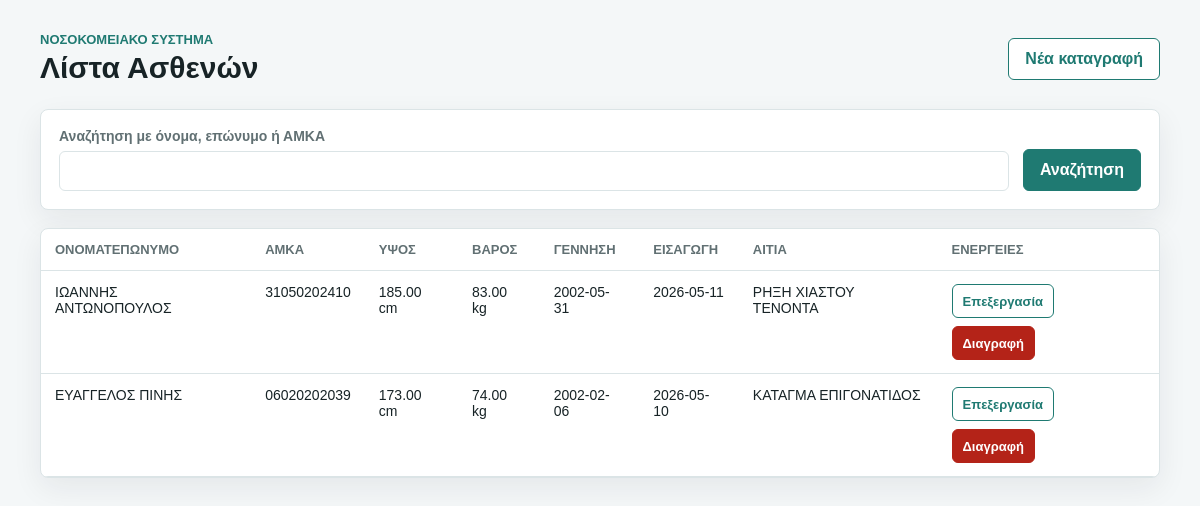
The app's page /patient_list.php with its own data.
### tables this page shows
CREATE TABLE `patients` (
  `id` int(11) NOT NULL AUTO_INCREMENT,
  `first_name` varchar(50) NOT NULL,
  `last_name` varchar(50) NOT NULL,
  `amka` varchar(11) NOT NULL,
  `height` decimal(5,2) NOT NULL,
  `weight` decimal(5,2) NOT NULL,
  `birth_date` date NOT NULL,
  `admission_date` date NOT NULL,
  `reason` text NOT NULL,
  `created_at` timestamp NOT NULL DEFAULT current_timestamp(),
  PRIMARY KEY (`id`),
  UNIQUE KEY `amka` (`amka`)
);

### patient_list.php (the view, shortened to what this page needs)
<?php
require_once __DIR__ . '/db.php';
$search = trim((string)($_GET['search'] ?? ''));
if ($search !== '') {
    $searchTerm = '%' . $search . '%';
    $stmt = $pdo->prepare(
        'SELECT *
         FROM patients
         WHERE first_name LIKE :first_name_search
            OR last_name LIKE :last_name_search
            OR amka LIKE :amka_search
            OR CONCAT(first_name, " ", last_name) LIKE :full_name_search
         ORDER BY admission_date DESC, id DESC'
    );
    $stmt->execute([
        ':first_name_search' => $searchTerm,
        ':last_name_search' => $searchTerm,
        ':amka_search' => $searchTerm,
        ':full_name_search' => $searchTerm,
    ]);
} else {
    $stmt = $pdo->query('SELECT * FROM patients ORDER BY admission_date DESC, id DESC');
}
$patients = $stmt->fetchAll();
?>
<!DOCTYPE html>
<html lang="el">
<head>
    <link rel="stylesheet" href="style.css">
</head>
<body>
    <main class="page">
        <header class="topbar">
            <div>
                <p class="eyebrow">Νοσοκομειακό σύστημα</p>
                <h1>Λίστα Ασθενών</h1>
            </div>
            <a class="button secondary" href="index.php">Νέα καταγραφή</a>
        </header>
        <form class="search-form" method="get" action="patient_list.php">
            <label>
                Αναζήτηση με όνομα, επώνυμο ή ΑΜΚΑ
                <input type="search" name="search" value="<?php echo htmlspecialchars($search, ENT_QUOTES, 'UTF-8'); ?>">
            </label>
            <button class="button" type="submit">Αναζήτηση</button>
        </form>
        <section class="table-wrap">
            <?php if (count($patients) === 0): ?>
                <p class="empty">Δεν βρέθηκαν καταχωρημένοι ασθενείς.</p>
            <?php else: ?>
                <table>
                    <thead>
                        <tr>
                            <th>Ονοματεπώνυμο</th>
                            <th>ΑΜΚΑ</th>
                            <th>Ύψος</th>
                            <th>Βάρος</th>
                            <th>Γέννηση</th>
                            <th>Εισαγωγή</th>
                            <th>Αιτία</th>
                            <th>Ενέργειες</th>
                        </tr>
                    </thead>
                    <tbody>
                        <?php foreach ($patients as $patient): ?>
                            <tr>
                                <td>
                                    <?php
                                    echo htmlspecialchars(
                                        $patient['first_name'] . ' ' . $patient['last_name'],
                                        ENT_QUOTES,
                                        'UTF-8'
                                    );
                                    ?>
                                </td>
                                <td><?php echo htmlspecialchars($patient['amka'], ENT_QUOTES, 'UTF-8'); ?></td>
                                <td><?php echo htmlspecialchars((string)$patient['height'], ENT_QUOTES, 'UTF-8'); ?> cm</td>
                                <td><?php echo htmlspecialchars((string)$patient['weight'], ENT_QUOTES, 'UTF-8'); ?> kg</td>
                                <td><?php echo htmlspecialchars($patient['birth_date'], ENT_QUOTES, 'UTF-8'); ?></td>
                                <td><?php echo htmlspecialchars($patient['admission_date'], ENT_QUOTES, 'UTF-8'); ?></td>
                                <td><?php echo htmlspecialchars($patient['reason'], ENT_QUOTES, 'UTF-8'); ?></td>
                                <td>
                                    <div class="row-actions">
                                        <a class="button small secondary" href="edit_patient.php?id=<?php echo (int)$patient['id']; ?>">Επεξεργασία</a>
                                        <form action="delete_patient.php" method="post" onsubmit="return confirm('Θέλετε σίγουρα να διαγράψετε τον ασθενή;');">
                                            <button class="button small danger" type="submit">Διαγραφή</button>
                                        </form>
                                    </div>
                                </td>
                            </tr>
                        <?php endforeach; ?>
                    </tbody>
                </table>
            <?php endif; ?>
        </section>
    </main>
</body>
</html>

### style.css (style rules this page uses)
:root { color-scheme: light; --bg: #f4f7f8; --surface: #ffffff; --ink: #172326; --muted: #617073; --line: #dbe4e6; --accent: #1f7a72; --accent-dark: #155b55; --danger: #b42318; --success: #167247; }
* { box-sizing: border-box; }
body { margin: 0; min-height: 100vh; background: var(--bg); color: var(--ink); font-family: Arial, Helvetica, sans-serif; }
.page { width: min(1120px, calc(100% - 32px)); margin: 0 auto; padding: 32px 0; }
.topbar { display: flex; align-items: center; justify-content: space-between; gap: 16px; margin-bottom: 24px; }
.eyebrow { margin: 0 0 4px; color: var(--accent); font-size: 13px; font-weight: 700; text-transform: uppercase; }
h1, h2 { margin: 0; }
h1 { font-size: 30px; }
.patient-form, .table-wrap, .search-form { background: var(--surface); border: 1px solid var(--line); border-radius: 8px; box-shadow: 0 10px 30px rgba(23, 35, 38, 0.07); }
label { display: grid; gap: 7px; color: var(--muted); font-size: 14px; font-weight: 700; }
input, textarea { width: 100%; border: 1px solid var(--line); border-radius: 6px; padding: 11px 12px; color: var(--ink); font: inherit; background: #ffffff; }
.button { display: inline-flex; align-items: center; justify-content: center; min-height: 42px; border: 1px solid var(--accent); border-radius: 6px; padding: 0 16px; background: var(--accent); color: #ffffff; font: inherit; font-weight: 700; text-decoration: none; cursor: pointer; }
.button.secondary { background: #ffffff; color: var(--accent); }
.button.small { min-height: 34px; padding: 0 10px; font-size: 13px; }
.button.danger { background: var(--danger); border-color: var(--danger); }
.search-form { display: grid; grid-template-columns: 1fr auto; align-items: end; gap: 14px; padding: 18px; margin-bottom: 18px; }
.table-wrap { overflow-x: auto; }
table { width: 100%; border-collapse: collapse; min-width: 900px; }
th, td { padding: 13px 14px; border-bottom: 1px solid var(--line); text-align: left; vertical-align: top; }
th { color: var(--muted); font-size: 13px; text-transform: uppercase; }
td { font-size: 14px; }
.row-actions { display: flex; gap: 8px; align-items: center; flex-wrap: wrap; }
.row-actions form { margin: 0; }

### records on screen
patients: first_name+last_name "ΙΩΑΝΝΗΣ ΑΝΤΩΝΟΠΟΥΛΟΣ", amka "31050202410", height "185.00", weight "83.00", birth_date "2002-05-31", admission_date "2026-05-11", reason "ΡΗΞΗ ΧΙΑΣΤΟΥ ΤΕΝΟΝΤΑ"
patients: first_name+last_name "ΕΥΑΓΓΕΛΟΣ ΠΙΝΗΣ", amka "06020202039", height "173.00", weight "74.00", birth_date "2002-02-06", admission_date "2026-05-10", reason "ΚΑΤΑΓΜΑ ΕΠΙΓΟΝΑΤΙΔΟΣ"
